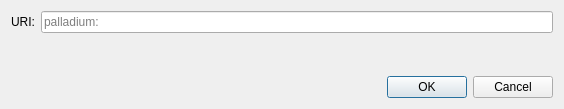
<?xml version="1.0" encoding="UTF-8"?>
<ui version="4.0">
 <class>OpenURIDialog</class>
 <widget class="QDialog" name="OpenURIDialog">
  <property name="geometry">
   <rect>
    <x>0</x>
    <y>0</y>
    <width>564</width>
    <height>109</height>
   </rect>
  </property>
  <property name="windowTitle">
   <string>Open palladium URI</string>
  </property>
  <layout class="QVBoxLayout" name="verticalLayout">
   <item>
    <layout class="QHBoxLayout" name="horizontalLayout">
     <item>
      <widget class="QLabel" name="label">
       <property name="text">
        <string>URI:</string>
       </property>
      </widget>
     </item>
     <item>
      <widget class="QValidatedLineEdit" name="uriEdit">
       <property name="placeholderText">
        <string notr="true">palladium:</string>
       </property>
      </widget>
     </item>
    </layout>
   </item>
   <item>
    <spacer name="verticalSpacer">
     <property name="orientation">
      <enum>Qt::Vertical</enum>
     </property>
     <property name="sizeHint" stdset="0">
      <size>
       <width>20</width>
       <height>40</height>
      </size>
     </property>
    </spacer>
   </item>
   <item>
    <widget class="QDialogButtonBox" name="buttonBox">
     <property name="orientation">
      <enum>Qt::Horizontal</enum>
     </property>
     <property name="standardButtons">
      <set>QDialogButtonBox::Cancel|QDialogButtonBox::Ok</set>
     </property>
    </widget>
   </item>
  </layout>
 </widget>
 <customwidgets>
  <customwidget>
   <class>QValidatedLineEdit</class>
   <extends>QLineEdit</extends>
   <header>qt/qvalidatedlineedit.h</header>
  </customwidget>
 </customwidgets>
 <resources/>
 <connections>
  <connection>
   <sender>buttonBox</sender>
   <signal>accepted()</signal>
   <receiver>OpenURIDialog</receiver>
   <slot>accept()</slot>
   <hints>
    <hint type="sourcelabel">
     <x>248</x>
     <y>254</y>
    </hint>
    <hint type="destinationlabel">
     <x>157</x>
     <y>274</y>
    </hint>
   </hints>
  </connection>
  <connection>
   <sender>buttonBox</sender>
   <signal>rejected()</signal>
   <receiver>OpenURIDialog</receiver>
   <slot>reject()</slot>
   <hints>
    <hint type="sourcelabel">
     <x>316</x>
     <y>260</y>
    </hint>
    <hint type="destinationlabel">
     <x>286</x>
     <y>274</y>
    </hint>
   </hints>
  </connection>
 </connections>
</ui>
